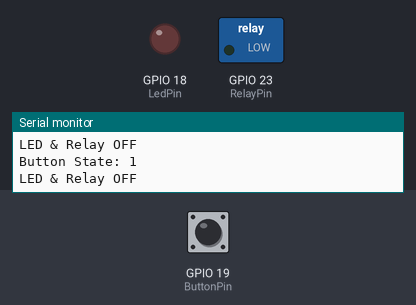
A program run on a simulated ESP32. Parts: switched loads named in the program (green lamp = pin HIGH), output pins drawn as LEDs (lit = HIGH), the last lines printed to the serial monitor. The inputs (shaded band) are chosen by the test bench; at power-on: GPIO 19 (ButtonPin) HIGH.

Above: at 1.2 s.
1.3 s: GPIO 19 (ButtonPin) pulled LOW for 0.25 s
At 1.5 s:
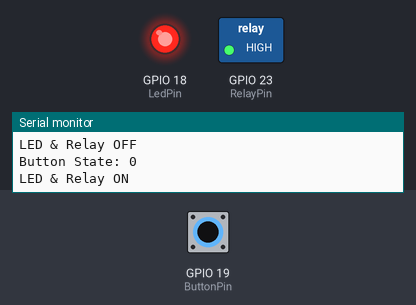
3.1 s: GPIO 19 (ButtonPin) pulled LOW for 3.2 s
At 7.7 s:
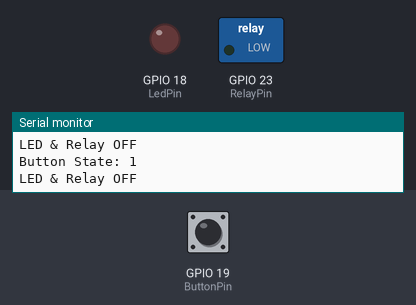
Timing chart, 0 to 9.2 s (numbered marks = the images above; inputs shaded):
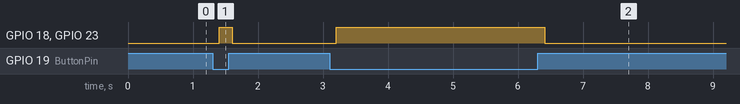

The program:

main.cpp
```cpp
#include <Arduino.h>

// Define pin numbers
const int ButtonPin = 19;  // GPIO19 connected to the pushbutton
const int LedPin = 18;     // GPIO18 connected to the LED
const int RelayPin = 23;   // GPIO23 connected to the relay module

void setup() {
  Serial.begin(115200);
  pinMode(ButtonPin, INPUT_PULLUP);  // Set the button pin as an input with an internal pull-up resistor
  pinMode(LedPin, OUTPUT);           // Set the LED pin as an output
  pinMode(RelayPin, OUTPUT);         // Set the relay pin as an output

  // Initialize the outputs to be OFF
  digitalWrite(LedPin, LOW);
  digitalWrite(RelayPin, LOW);
}

void loop() {
    int buttonState = digitalRead(ButtonPin);

    Serial.print("Button State: ");
    Serial.println(buttonState);

    if (buttonState == LOW) {
      Serial.println("LED & Relay ON");
      digitalWrite(LedPin, HIGH);
      digitalWrite(RelayPin, HIGH);
    } else {
      Serial.println("LED & Relay OFF");
      digitalWrite(LedPin, LOW);
      digitalWrite(RelayPin, LOW);
    }
    delay(200);
  }
```

Measured:
- after the input at 1.3 s, GPIO 18 (LedPin), GPIO 23 (RelayPin): LOW → HIGH after 0.10 s, → LOW 0.20 s later
- after the input at 3.1 s, GPIO 18 (LedPin), GPIO 23 (RelayPin): LOW → HIGH after 0.10 s, → LOW 3.2 s later
